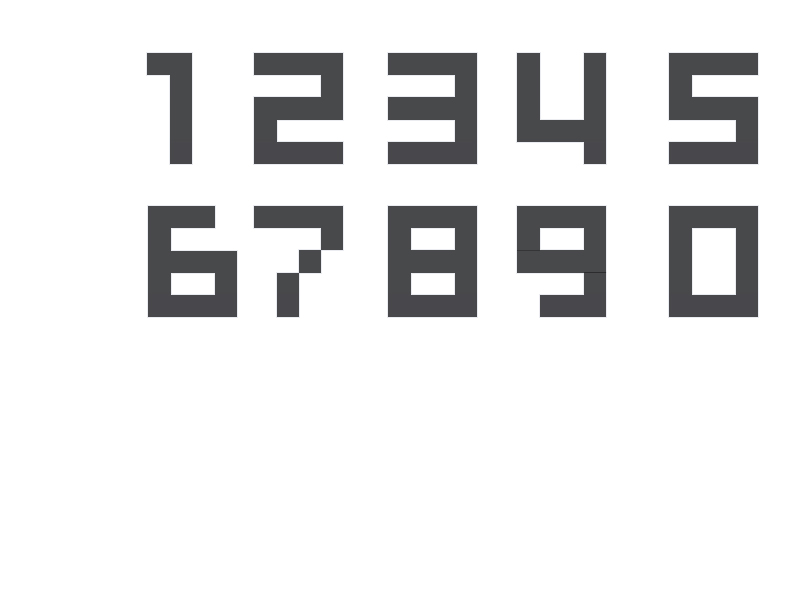
#> input picture data/numbers_1440_2560.jpg, 800 x 600 px
$ python knn_model.py   (older library calls are emulated)
#> lines starting #> are read from the running program, lines starting #| are printed output that depends on the picture; after the words box and inside, x2 and y2 are one past the last pixel; in counts of white or black regions, pixels touching at a corner belong together
#   -*- coding: utf-8 -*-

import cv2
import numpy as np
img = cv2.imread('data/numbers_1440_2560.jpg')
#> img is the input picture: shape (600, 800, 3); mean B, G, R 231.6, 231.2, 231.2
img_cvt = cv2.cvtColor(img, cv2.COLOR_RGB2GRAY)
blur = cv2.GaussianBlur(img_cvt, (5, 5), 0)

ratio = 15

thresh = cv2.adaptiveThreshold(blur, 255, 1, 1, 11, 2)
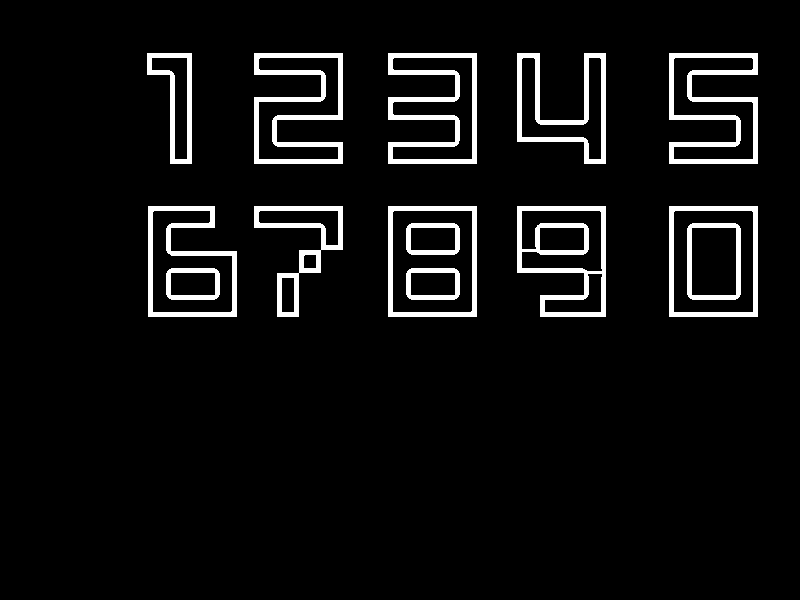
#> thresh: shape (600, 800); 5.9% white; 14 white regions
_,cons, _ = cv2.findContours(thresh, cv2.RETR_LIST, cv2.CHAIN_APPROX_SIMPLE)
#> cons = 32 contours; largest, box (x1, y1, x2, y2) and area: (669, 206, 758, 317) 9680, (388, 206, 477, 317) 9680, (673, 210, 754, 313) 8155, (392, 210, 473, 313) 8155, (517, 206, 606, 317) 7657

rects = np.array([cv2.boundingRect(con) for con in cons ])
#> rects = 32 rows, first 6: [281, 277, 14, 36], [544, 273, 59, 40], [410, 272, 46, 24], [170, 272, 46, 24], [406, 268, 54, 32], [166, 268, 54, 32]
w_max = max(rects[:,2])
#> w_max = 89
h_max = max(rects[:,3])
#> h_max = 111

response = []
samples = np.empty((0, ratio*ratio))

for rect in rects:
    if rect[2] > 0.95 * w_max or rect[3] > 0.95 * h_max:
        x = rect[0]
        y = rect[1]
        cv2.rectangle(img,(x,y),(x + w_max, y + h_max),(0,0,255),2)
        roi = thresh[y:y+h_max,x:x+w_max]
        roismall = cv2.resize(roi,(ratio, ratio))
        cv2.imshow('norm',img)
        key = cv2.waitKey(0)
        if key==27:#'Esc'
            break
        response.append(int(chr(key)))
        print('number is {0}, x= {1}, y= {2}'.format(int(chr(key)), x, y))
        sample = roismall.reshape((1,ratio*ratio))
        samples = np.append(samples,sample,0)
#> this loop made 18 passes; (key Esc is pressed on pass 18)
#> (rect, x, y) on pass 18: ([669, 206, 89, 111], 669, 206)
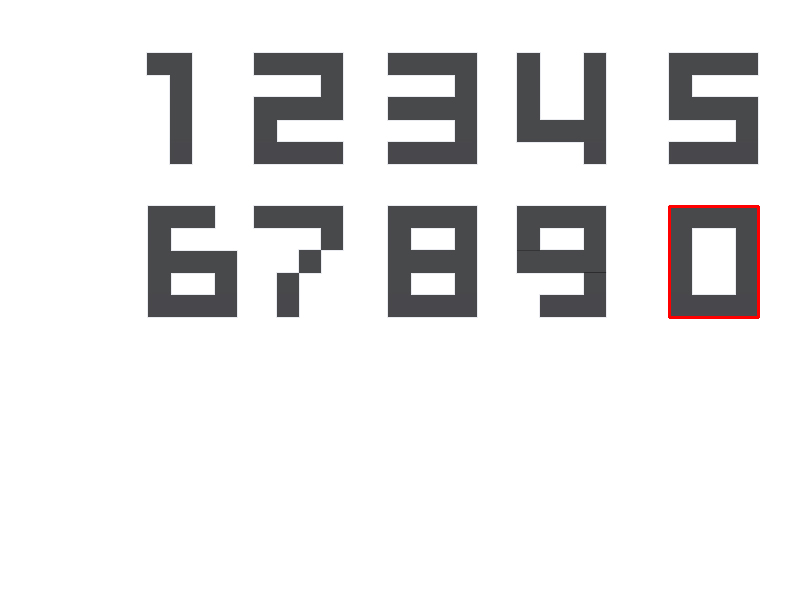
#> img: shape (600, 800, 3); 0.25% of pixels changed, all inside (x1, y1, x2, y2) = (668, 205, 760, 319)
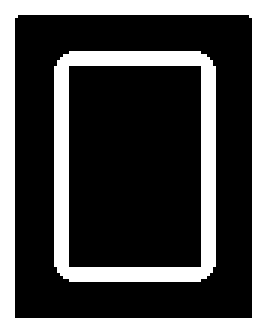
#> roi: shape (111, 89) (shown 3 times larger); 31% white; 2 white regions, box (x1, y1, x2, y2) and area: (0, 0, 89, 111) 1902, (18, 17, 72, 94) 1162
#> after the loop, response = []

responses = np.array(response, dtype=np.float32)
#> responses = empty array
responses = responses.reshape((responses.size,1))

np.savetxt('data/X_train_1440_2560.txt',samples)
np.savetxt('data/y_train_1440_2560.txt',response)

cv2.destroyAllWindows()
